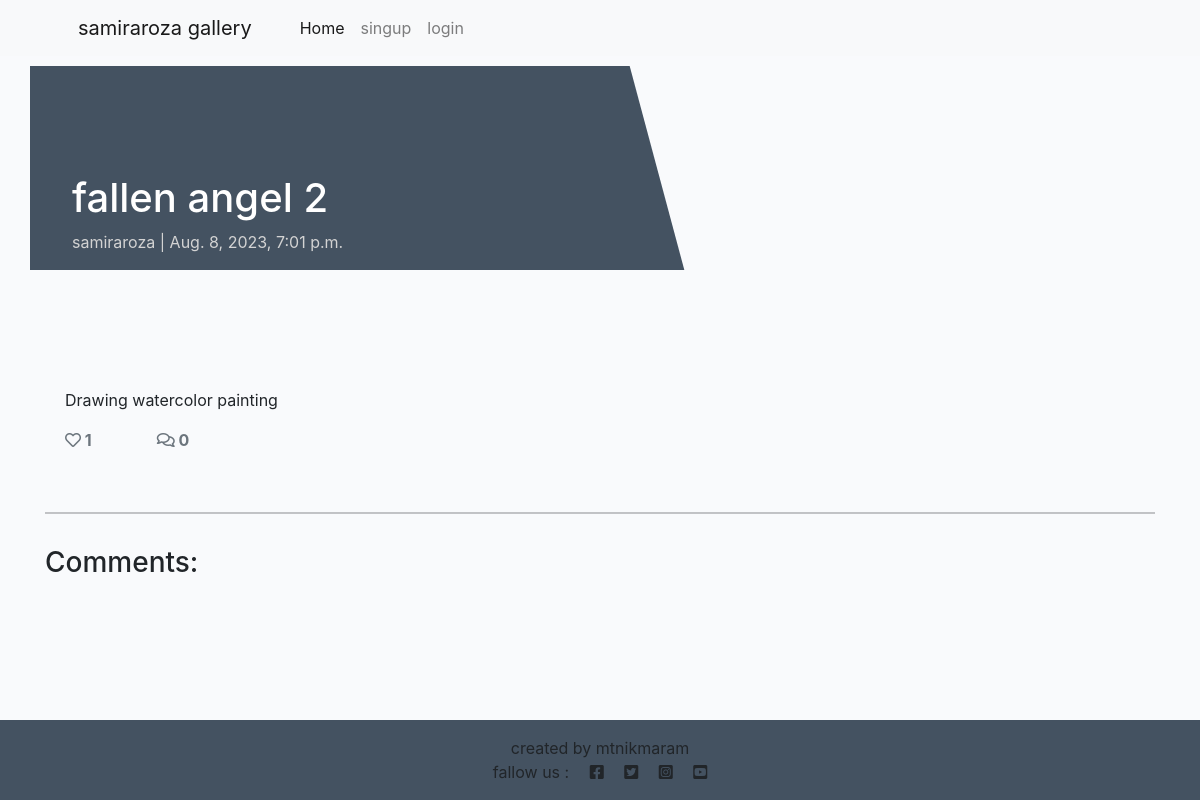
The app's page /fallen-angel-2/ with its own data.
### store/models.py (models this page shows, shortened)
class Post(models.Model):
    title = models.CharField(max_length=200, unique=True)
    slug = models.SlugField(max_length=200, unique=True)
    author = models.ForeignKey(User, on_delete=models.CASCADE, related_name="blog_posts")
    updated_on = models.DateTimeField(auto_now=True)
    content = models.TextField()
    featured_image = CloudinaryField('image', default='placeholder')
    excerpt = models.TextField(blank=True)
    created_on = models.DateTimeField(auto_now_add=True)
    status = models.IntegerField(choices=STATUS, default=0)
    likes = models.ManyToManyField(User, related_name='blogpost_like', blank=True)
    class Meta:
        ordering = ["-created_on"]
    def number_of_likes(self):
        return self.likes.count()

### store/views.py (the view, shortened to what this page needs)
# urls.py: path('<slug:slug>/', views.PostDetail.as_view(), name='post_detail'),
class PostDetail(View):
    def get(self, request, slug, *args, **kwargs):
        queryset = Post.objects.filter(status=1)
        post = get_object_or_404(queryset, slug=slug)
        comments = post.comments.filter(approved=True).order_by("-created_on")
        liked = False
        if post.likes.filter(id=self.request.user.id).exists():
            liked = True
        return render(
            request,
            "post_detail.html",
            {
                "post": post,
                "comments": comments,
                "commented": False,
                "liked": liked,
                "comment_form": CommentForm()
            },
        )

### templates/post_detail.html (shortened to what this page needs)
{% extends 'base.html' %} {% block content %}
{% load crispy_forms_tags %}
<div class="masthead">
    <div class="container">
        <div class="row g-0">
            <div class="col-md-6 masthead-text">
                <h1 class="post-title">{{ post.title }}</h1>
                <p class="post-subtitle">{{ post.author }} | {{ post.created_on }}</p>
            </div>
            <div class="d-none d-md-block col-md-6 masthead-image">
            </div>
        </div>
    </div>
</div>
<div class="container">
    <div class="row">
        <div class="col card mb-4  mt-3 left  top">
            <div class="card-body">
                <p class="card-text ">
                    {{ post.content | safe }}
                </p>
                <div class="row">
                    <div class="col-1">
                        <strong>
                            {% if user.is_authenticated %}
                            <form class="d-inline" action="{% url 'post_like' post.slug %}" method="POST">
                                {% csrf_token %}
                                {% if liked %}
                                <button type="submit" name="blogpost_id" value="{{post.slug}}" class="btn-like"><i class="fas fa-heart"></i></button>
                                {% else %}
                                <button type="submit" name="blogpost_id" value="{{post.slug}}" class="btn-like"><i class="far fa-heart"></i></button>
                                {% endif %}
                            </form>
                            {% else %}
                            <span class="text-secondary"><i class="far fa-heart"></i></span>
                            {% endif %}
                        <span class="text-secondary">{{ post.number_of_likes }} </span>
                        </strong>
                    </div>
                    <div class="col-1">
                        {% with comments.count as total_comments %}
                        <strong class="text-secondary"><i class="far fa-comments"></i>
                            {{ total_comments }}</strong>
                        {% endwith %}
                    </div>
                </div>
            </div>
        </div>
    </div>
    <div class="row">
        <div class="col">
            <hr>
        </div>
    </div>
    <div class="row">
        <div class="col-md-8 card mb-4  mt-3 ">
            <h3>Comments:</h3>
            <div class="card-body">
            </div>
        </div>
        <div class="col-md-4 card mb-4  mt-3 ">
            <div class="card-body">
            </div>
        </div>
    </div>
</div>
{% endblock content %}

### static/css/style.css (style rules this page uses)
body { background-color: #F9FAFC; }
.main-bg { background-color: #F9FAFC; }
.card { border: none; background-color: transparent; }
.masthead { margin-top: 10px; overflow: hidden; position: relative; display: inline-block; height: 33vh; width: 100%; }
.masthead-text { background-color: #445261; color: white; position: relative; }
.masthead-image { position: relative; overflow: hidden; }
.masthead-image:after { content: ""; position: absolute; top: 0; right: 90%; height: 100%; width: 150%; background: #445261; -webkit-transform: skew(15deg); -moz-transform: skew(15deg); transform: skew(15deg); z-index: 100; }
.post-title { margin-top: 20%; margin-left: 5%; }
.post-subtitle { margin-left: 5%; color: lightgray; }

### records on screen
Post: title "fallen angel 2", author "samiraroza", created_on "Aug. 8, 2023, 7:01 p.m.", content "Drawing watercolor painting", number_of_likes "1"

### other values on screen
{{ total_comments }} "0"
